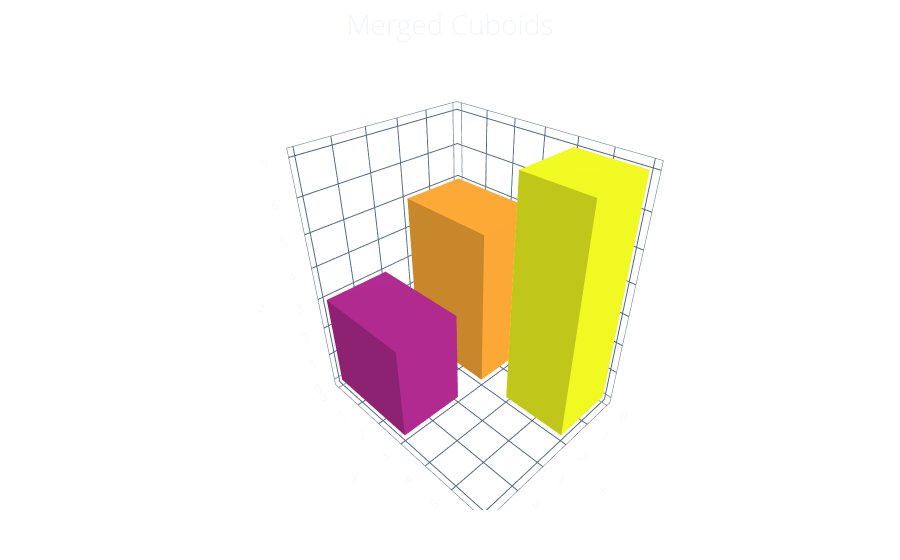

Write notebook code for a chart like this one.
### Code cell
cuboids = [
    Cuboid(x=(0, 2), y=(0, 3), z=(0, 5), weight=0.8, name="A"),
    Cuboid(x=(3, 5), y=(0, 3), z=(0, 3), weight=0.4, name="B"),
    Cuboid(x=(0, 2), y=(4, 6), z=(0, 7), weight=1.0, name="C"),
]

Plot.from_traces(
    merge_cuboids(*cuboids),  # pyright: ignore[reportArgumentType]
    description="merged-cuboids",
    layout={"title_text": "Merged Cuboids"},
)

### Figure 1 — Plotly figure (JSON) as saved in the notebook; plotly's stock layout.template omitted (floating-point values rounded to 4 significant figures)
{"data": [{"cmax": 1, "cmin": 0, "flatshading": true, "i": [7, 0, 0, 0, 4, 4, 6, 6, 4, 0, 3, 2, 15, 8, 8, 8, 12, 12, 14, 14, 12, 8, 11, 10, 23, 16, 16, 16, 20, 20, 22, 22, 20, 16, 19, 18], "intensity": [0.8, 0.8, 0.8, 0.8, 0.8, 0.8, 0.8, 0.8, 0.4, 0.4, 0.4, 0.4, 0.4, 0.4, 0.4, 0.4, 1.0, 1.0, 1.0, 1.0, 1.0, 1.0, 1.0, 1.0], "j": [3, 4, 1, 2, 5, 6, 5, 2, 0, 1, 6, 3, 11, 12, 9, 10, 13, 14, 13, 10, 8, 9, 14, 11, 19, 20, 17, 18, 21, 22, 21, 18, 16, 17, 22, 19], "k": [0, 7, 2, 3, 6, 7, 1, 1, 5, 5, 7, 6, 8, 15, 10, 11, 14, 15, 9, 9, 13, 13, 15, 14, 16, 23, 18, 19, 22, 23, 17, 17, 21, 21, 23, 22], "showscale": false, "type": "mesh3d", "x": [0.0, 0.0, 2.0, 2.0, 0.0, 0.0, 2.0, 2.0, 3.0, 3.0, 5.0, 5.0, 3.0, 3.0, 5.0, 5.0, 0.0, 0.0, 2.0, 2.0, 0.0, 0.0, 2.0, 2.0], "y": [0.0, 3.0, 3.0, 0.0, 0.0, 3.0, 3.0, 0.0, 0.0, 3.0, 3.0, 0.0, 0.0, 3.0, 3.0, 0.0, 4.0, 6.0, 6.0, 4.0, 4.0, 6.0, 6.0, 4.0], "z": [0.0, 0.0, 0.0, 0.0, 5.0, 5.0, 5.0, 5.0, 0.0, 0.0, 0.0, 0.0, 3.0, 3.0, 3.0, 3.0, 0.0, 0.0, 0.0, 0.0, 7.0, 7.0, 7.0, 7.0]}], "layout": {"title": {"text": "Merged Cuboids"}}}
